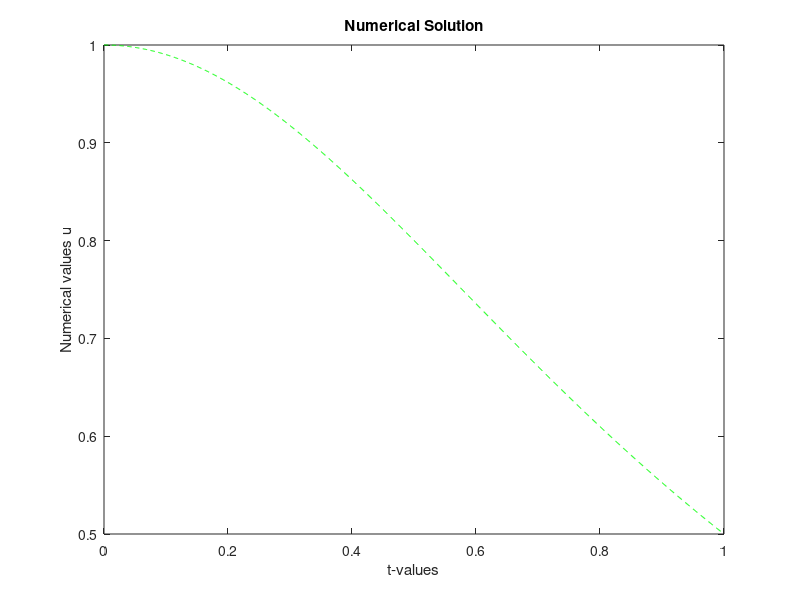
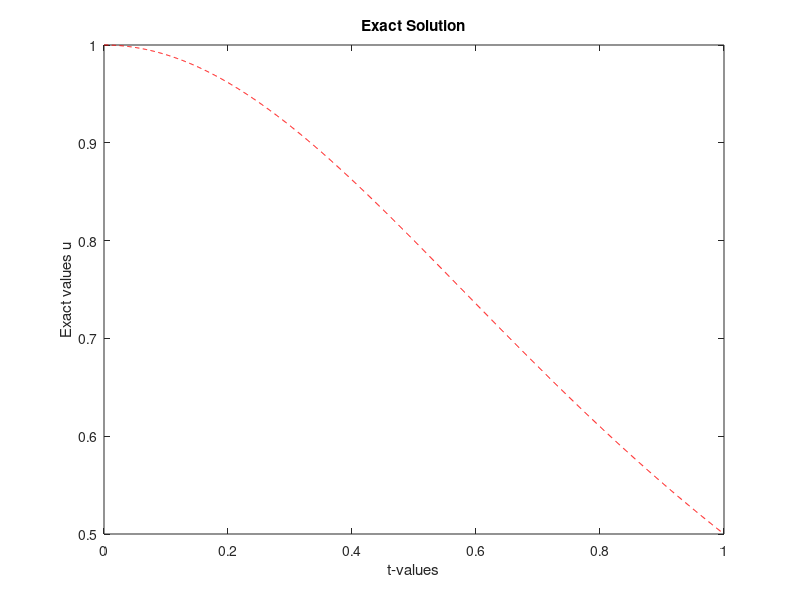
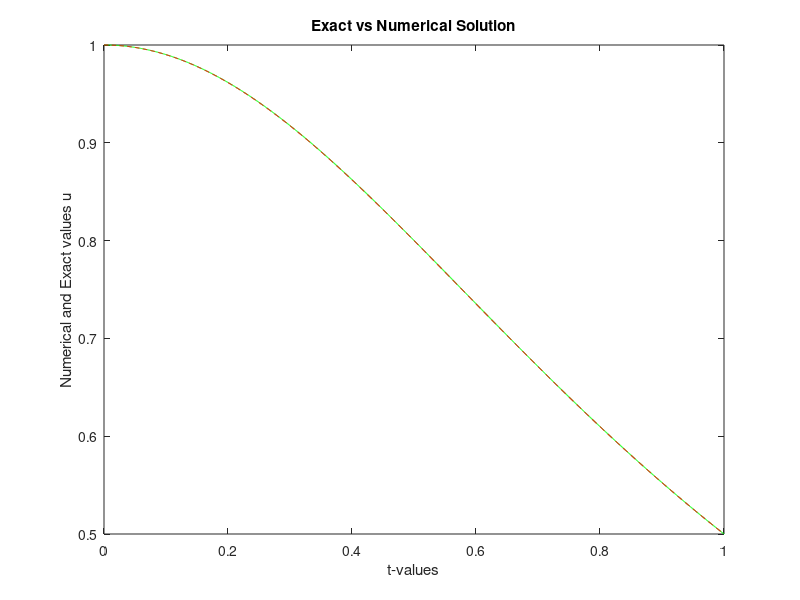
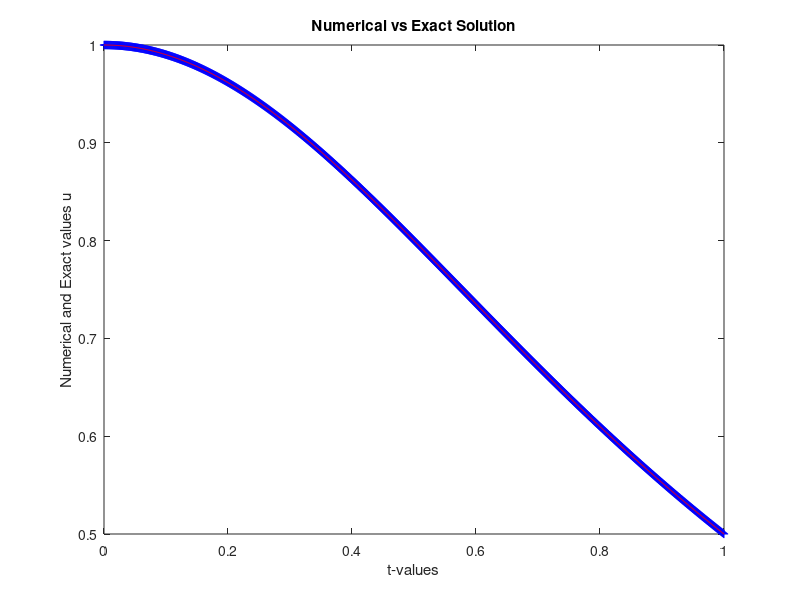

The MATLAB source for these figures, in order:
%%%%%%%%%%%%%%%%%%%%%%%%%%%%%%%%%%%%%%%%%%%%%%%%%%%%%%%%%%%%%%%%%%%%%%%%%%%
% Numerical Solution of a Nonlinear Initial Value Problem
% using the Forward Euler Method
%
% Differential Equation:
%     du/dt = -2*t*u^2
%
% Exact Solution:
%     u(t) = 1/(1+t^2)
%
% Problem Type:
%     Nonlinear Initial Value Problem (IVP)
%
% Numerical Method:
%     Forward Euler Method
%
% Language:
%     MATLAB
%
% Developed as part of the coursework for
% Numerical Methods for Ordinary Differential Equations
% M.Sc. Applied Mathematics
% South Asian University
%
% Author: Kshitij Bahukhandi
%%%%%%%%%%%%%%%%%%%%%%%%%%%%%%%%%%%%%%%%%%%%%%%%%%%%%%%%%%%%%%%%%%%%%%%%%%%

  clear all;  % clear all variables in memory
  N=10; 
  for I=1:8
  H=1.0/N;
  disp('Numerical Solution for IVP Using Forward Euler Method');
  disp('    ');
  fprintf('N=%4.2f, H=%6.4f\n',N,H);
  disp('  ');
  % Formation of Nodal Points
    for L=1:N+1
          T(L)=(L-1)*H;   
    end 
    % Exact Solution & RHS function
    for L=1:N+1
        EU(L)= 1.0/(1+T(L)*T(L)); 
    end
    % Initial conditions
 %   U(1)=EU(1);
    U(1)=1.0;
     tic  % CPU time starts
    % Solution at advanced time
       for L=1:N 
          U(L+1)=U(L)-2*H*T(L)*U(L)*U(L);
       end 
  % Calculate Errors
        ERU=abs(U(N+1)-EU(N+1));
     % Print errors
       fprintf('N=%4.2f, ERU=%10.4e\n',N,ERU);
  disp('  ');
  N=2*N;
  end
   toc  % CPU time ends
    % Plot the results
  figure(1);
  plot(T,U,'--g'); 
  xlabel('t-values');
  ylabel('Numerical values u');
  title('Numerical Solution')
  figure (2);
  plot(T,EU,'--r');
  xlabel('t-values');
  ylabel('Exact values u');
  title ('Exact Solution')
  figure (3);
  plot(T,U,'-g',T,EU,'--r');
  xlabel('t-values');
  ylabel('Numerical and Exact values u');
  title ('Exact vs Numerical Solution')
  figure(4);
  plot(T,U,'b+'); hold on
  plot(T,EU,'-r'); hold off
  xlabel('t-values');
  ylabel('Numerical and Exact values u');
  title('Numerical vs Exact Solution')
